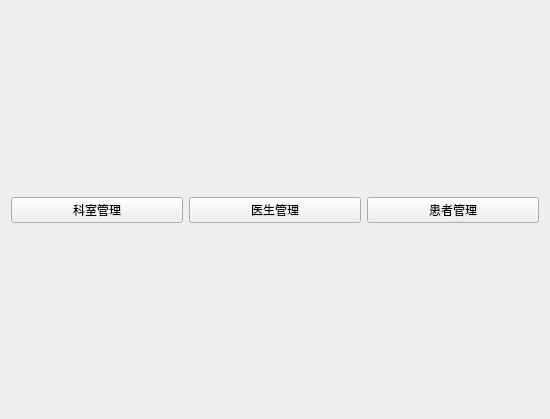
<?xml version="1.0" encoding="UTF-8"?>
<ui version="4.0">
 <class>WelcomeView</class>
 <widget class="QWidget" name="WelcomeView">
  <property name="geometry">
   <rect>
    <x>0</x>
    <y>0</y>
    <width>550</width>
    <height>419</height>
   </rect>
  </property>
  <property name="windowTitle">
   <string>欢迎</string>
  </property>
  <layout class="QVBoxLayout" name="verticalLayout_2">
   <item>
    <layout class="QVBoxLayout" name="verticalLayout">
     <item>
      <spacer name="verticalSpacer_2">
       <property name="orientation">
        <enum>Qt::Orientation::Vertical</enum>
       </property>
       <property name="sizeHint" stdset="0">
        <size>
         <width>20</width>
         <height>40</height>
        </size>
       </property>
      </spacer>
     </item>
     <item>
      <layout class="QHBoxLayout" name="horizontalLayout">
       <item>
        <widget class="QPushButton" name="pushButton">
         <property name="text">
          <string>科室管理</string>
         </property>
        </widget>
       </item>
       <item>
        <widget class="QPushButton" name="pushButton_2">
         <property name="text">
          <string>医生管理</string>
         </property>
        </widget>
       </item>
       <item>
        <widget class="QPushButton" name="pushButton_3">
         <property name="text">
          <string>患者管理</string>
         </property>
        </widget>
       </item>
      </layout>
     </item>
     <item>
      <spacer name="verticalSpacer">
       <property name="orientation">
        <enum>Qt::Orientation::Vertical</enum>
       </property>
       <property name="sizeHint" stdset="0">
        <size>
         <width>20</width>
         <height>40</height>
        </size>
       </property>
      </spacer>
     </item>
    </layout>
   </item>
  </layout>
 </widget>
 <resources/>
 <connections/>
</ui>
